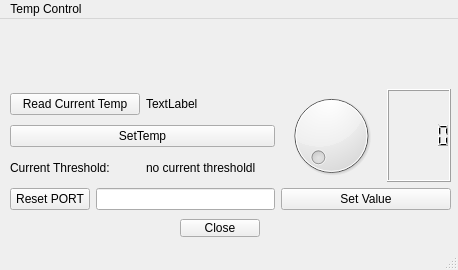
<?xml version="1.0" encoding="UTF-8"?>
<ui version="4.0">
 <class>MainWindow</class>
 <widget class="QMainWindow" name="MainWindow">
  <property name="geometry">
   <rect>
    <x>0</x>
    <y>0</y>
    <width>458</width>
    <height>270</height>
   </rect>
  </property>
  <property name="windowTitle">
   <string>MainWindow</string>
  </property>
  <widget class="QWidget" name="centralwidget">
   <widget class="QPushButton" name="pushButton">
    <property name="geometry">
     <rect>
      <x>180</x>
      <y>200</y>
      <width>80</width>
      <height>18</height>
     </rect>
    </property>
    <property name="text">
     <string>Close</string>
    </property>
   </widget>
   <widget class="QWidget" name="layoutWidget">
    <property name="geometry">
     <rect>
      <x>10</x>
      <y>70</y>
      <width>441</width>
      <height>121</height>
     </rect>
    </property>
    <layout class="QHBoxLayout" name="horizontalLayout_5">
     <item>
      <layout class="QVBoxLayout" name="verticalLayout_2">
       <item>
        <layout class="QHBoxLayout" name="horizontalLayout_2">
         <item>
          <widget class="QPushButton" name="ReadCurrentTemp">
           <property name="text">
            <string>Read Current Temp</string>
           </property>
          </widget>
         </item>
         <item>
          <widget class="QLabel" name="label1">
           <property name="text">
            <string>TextLabel</string>
           </property>
          </widget>
         </item>
        </layout>
       </item>
       <item>
        <layout class="QHBoxLayout" name="horizontalLayout_3">
         <item>
          <widget class="QPushButton" name="SetTemp">
           <property name="text">
            <string>SetTemp</string>
           </property>
          </widget>
         </item>
        </layout>
       </item>
       <item>
        <layout class="QHBoxLayout" name="horizontalLayout_4">
         <item>
          <widget class="QLabel" name="label_4">
           <property name="text">
            <string>Current Threshold:</string>
           </property>
          </widget>
         </item>
         <item>
          <widget class="QLabel" name="CurrentThreshold">
           <property name="text">
            <string>no current thresholdl</string>
           </property>
          </widget>
         </item>
        </layout>
       </item>
       <item>
        <layout class="QHBoxLayout" name="horizontalLayout_6">
         <item>
          <widget class="QPushButton" name="pushButton_3">
           <property name="text">
            <string>Reset PORT</string>
           </property>
          </widget>
         </item>
         <item>
          <widget class="QLineEdit" name="lineEdit"/>
         </item>
        </layout>
       </item>
      </layout>
     </item>
     <item>
      <layout class="QVBoxLayout" name="verticalLayout">
       <item>
        <layout class="QHBoxLayout" name="horizontalLayout">
         <item>
          <widget class="QDial" name="dial">
           <property name="maximum">
            <number>35</number>
           </property>
          </widget>
         </item>
         <item>
          <widget class="QLCDNumber" name="lcdNumber"/>
         </item>
        </layout>
       </item>
       <item>
        <widget class="QPushButton" name="pushButton_2">
         <property name="text">
          <string>Set Value</string>
         </property>
        </widget>
       </item>
      </layout>
     </item>
    </layout>
   </widget>
  </widget>
  <widget class="QMenuBar" name="menubar">
   <property name="geometry">
    <rect>
     <x>0</x>
     <y>0</y>
     <width>458</width>
     <height>17</height>
    </rect>
   </property>
   <widget class="QMenu" name="menuTemp_Control">
    <property name="title">
     <string>Temp Control</string>
    </property>
    <addaction name="separator"/>
   </widget>
   <addaction name="menuTemp_Control"/>
  </widget>
  <widget class="QStatusBar" name="statusbar"/>
 </widget>
 <resources/>
 <connections>
  <connection>
   <sender>dial</sender>
   <signal>valueChanged(int)</signal>
   <receiver>lcdNumber</receiver>
   <slot>display(int)</slot>
   <hints>
    <hint type="sourcelabel">
     <x>297</x>
     <y>127</y>
    </hint>
    <hint type="destinationlabel">
     <x>420</x>
     <y>129</y>
    </hint>
   </hints>
  </connection>
  <connection>
   <sender>pushButton_2</sender>
   <signal>pressed()</signal>
   <receiver>lcdNumber</receiver>
   <slot>hide()</slot>
   <hints>
    <hint type="sourcelabel">
     <x>349</x>
     <y>193</y>
    </hint>
    <hint type="destinationlabel">
     <x>398</x>
     <y>161</y>
    </hint>
   </hints>
  </connection>
  <connection>
   <sender>pushButton_2</sender>
   <signal>pressed()</signal>
   <receiver>dial</receiver>
   <slot>hide()</slot>
   <hints>
    <hint type="sourcelabel">
     <x>345</x>
     <y>197</y>
    </hint>
    <hint type="destinationlabel">
     <x>293</x>
     <y>163</y>
    </hint>
   </hints>
  </connection>
  <connection>
   <sender>pushButton_2</sender>
   <signal>pressed()</signal>
   <receiver>pushButton_2</receiver>
   <slot>hide()</slot>
   <hints>
    <hint type="sourcelabel">
     <x>304</x>
     <y>189</y>
    </hint>
    <hint type="destinationlabel">
     <x>320</x>
     <y>190</y>
    </hint>
   </hints>
  </connection>
  <connection>
   <sender>SetTemp</sender>
   <signal>pressed()</signal>
   <receiver>dial</receiver>
   <slot>show()</slot>
   <hints>
    <hint type="sourcelabel">
     <x>96</x>
     <y>140</y>
    </hint>
    <hint type="destinationlabel">
     <x>305</x>
     <y>116</y>
    </hint>
   </hints>
  </connection>
  <connection>
   <sender>SetTemp</sender>
   <signal>pressed()</signal>
   <receiver>lcdNumber</receiver>
   <slot>show()</slot>
   <hints>
    <hint type="sourcelabel">
     <x>96</x>
     <y>131</y>
    </hint>
    <hint type="destinationlabel">
     <x>423</x>
     <y>95</y>
    </hint>
   </hints>
  </connection>
  <connection>
   <sender>SetTemp</sender>
   <signal>pressed()</signal>
   <receiver>pushButton_2</receiver>
   <slot>show()</slot>
   <hints>
    <hint type="sourcelabel">
     <x>90</x>
     <y>134</y>
    </hint>
    <hint type="destinationlabel">
     <x>314</x>
     <y>189</y>
    </hint>
   </hints>
  </connection>
  <connection>
   <sender>pushButton</sender>
   <signal>pressed()</signal>
   <receiver>MainWindow</receiver>
   <slot>close()</slot>
   <hints>
    <hint type="sourcelabel">
     <x>211</x>
     <y>224</y>
    </hint>
    <hint type="destinationlabel">
     <x>148</x>
     <y>208</y>
    </hint>
   </hints>
  </connection>
  <connection>
   <sender>ReadCurrentTemp</sender>
   <signal>clicked()</signal>
   <receiver>label1</receiver>
   <slot>update()</slot>
   <hints>
    <hint type="sourcelabel">
     <x>91</x>
     <y>95</y>
    </hint>
    <hint type="destinationlabel">
     <x>153</x>
     <y>97</y>
    </hint>
   </hints>
  </connection>
  <connection>
   <sender>pushButton_2</sender>
   <signal>pressed()</signal>
   <receiver>CurrentThreshold</receiver>
   <slot>update()</slot>
   <hints>
    <hint type="sourcelabel">
     <x>414</x>
     <y>190</y>
    </hint>
    <hint type="destinationlabel">
     <x>193</x>
     <y>166</y>
    </hint>
   </hints>
  </connection>
  <connection>
   <sender>pushButton_3</sender>
   <signal>clicked()</signal>
   <receiver>lineEdit</receiver>
   <slot>show()</slot>
   <hints>
    <hint type="sourcelabel">
     <x>64</x>
     <y>191</y>
    </hint>
    <hint type="destinationlabel">
     <x>112</x>
     <y>194</y>
    </hint>
   </hints>
  </connection>
  <connection>
   <sender>lineEdit</sender>
   <signal>textEdited(QString)</signal>
   <receiver>lineEdit</receiver>
   <slot>update()</slot>
   <hints>
    <hint type="sourcelabel">
     <x>130</x>
     <y>191</y>
    </hint>
    <hint type="destinationlabel">
     <x>131</x>
     <y>190</y>
    </hint>
   </hints>
  </connection>
  <connection>
   <sender>lineEdit</sender>
   <signal>returnPressed()</signal>
   <receiver>lineEdit</receiver>
   <slot>hide()</slot>
   <hints>
    <hint type="sourcelabel">
     <x>111</x>
     <y>183</y>
    </hint>
    <hint type="destinationlabel">
     <x>116</x>
     <y>189</y>
    </hint>
   </hints>
  </connection>
 </connections>
</ui>
